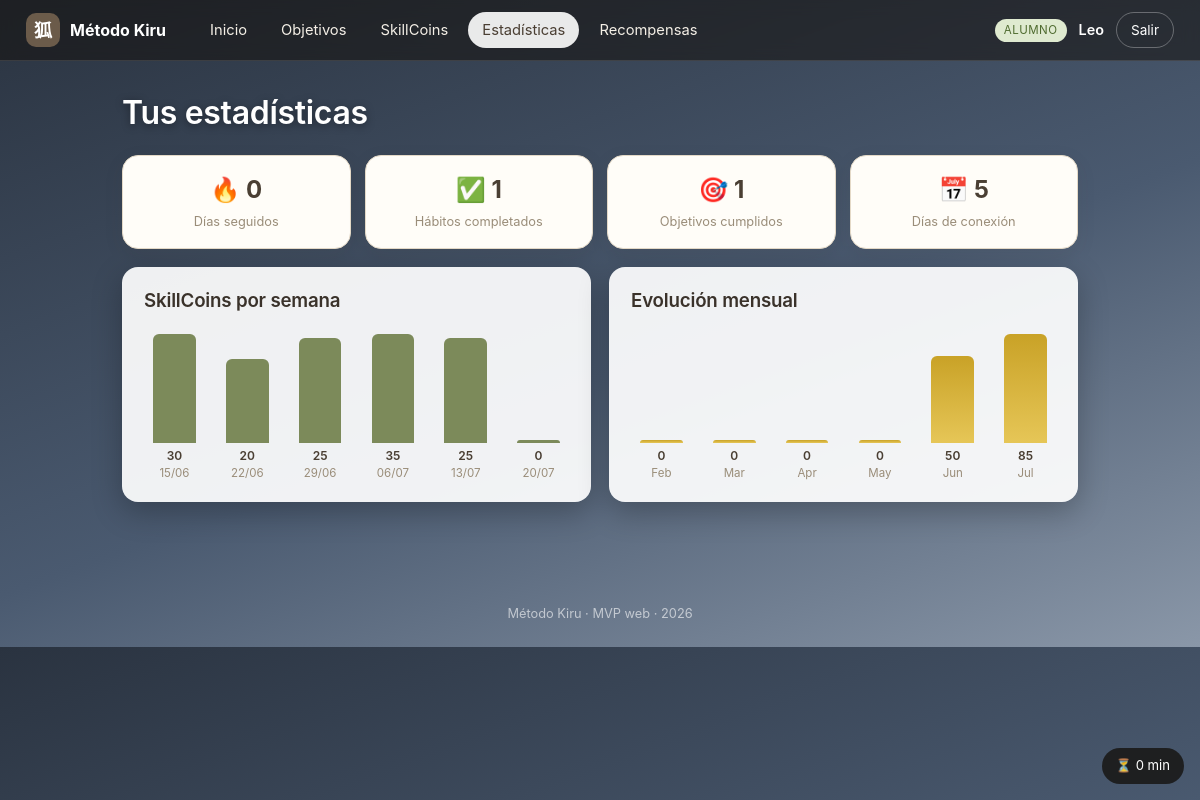
The app's page /alumno/estadisticas.php (signed in) with its own data.
### tables this page shows
CREATE TABLE `usuarios` (
  `id` int(11) NOT NULL AUTO_INCREMENT,
  `username` varchar(50) NOT NULL,
  `password_hash` varchar(255) NOT NULL,
  `rol` enum('alumno','mentor','admin') NOT NULL,
  `nombre` varchar(100) NOT NULL,
  `creado_en` timestamp NOT NULL DEFAULT current_timestamp(),
  PRIMARY KEY (`id`),
  UNIQUE KEY `username` (`username`)
);

CREATE TABLE `alumnos` (
  `id` int(11) NOT NULL AUTO_INCREMENT,
  `usuario_id` int(11) NOT NULL,
  `edad` int(11) DEFAULT NULL,
  `mentor_id` int(11) DEFAULT NULL,
  `nivel_id` int(11) DEFAULT NULL,
  `avatar` varchar(40) DEFAULT 'zorro',
  `mensaje_diario` text DEFAULT NULL,
  `tiempo_maximo` int(11) DEFAULT 30,
  `ultima_conexion` datetime DEFAULT NULL,
  PRIMARY KEY (`id`),
  KEY `usuario_id` (`usuario_id`),
  CONSTRAINT `alumnos_ibfk_1` FOREIGN KEY (`usuario_id`) REFERENCES `usuarios` (`id`) ON DELETE CASCADE
);

### includes/functions.php (called while the page is built, shortened)
<?php
require_once __DIR__ . '/../config/db.php';
function e(?string $s): string
{
    return htmlspecialchars($s ?? '', ENT_QUOTES, 'UTF-8');
}
function url(string $path = ''): string
{
    return BASE_URL . '/' . ltrim($path, '/');
}
function asset(string $path): string
{
    $full = __DIR__ . '/../' . ltrim($path, '/');
    $v = @filemtime($full) ?: 1;
    return url($path) . '?v=' . $v;
}
function current_user(): ?array
{
    $stmt = db()->prepare('SELECT * FROM usuarios WHERE id = ?');
    $stmt->execute([$_SESSION['user_id']]);
    return $stmt->fetch() ?: null;
}
function require_login(array $roles = []): array
{
    $user = current_user();
    return $user;
}
function alumno_por_usuario(int $usuarioId): ?array
{
    $stmt = db()->prepare('SELECT * FROM alumnos WHERE usuario_id = ?');
    $stmt->execute([$usuarioId]);
    return $stmt->fetch() ?: null;
}
function sc_total(int $alumnoId): int
{
    $stmt = db()->prepare('SELECT COALESCE(SUM(cantidad),0) FROM skillcoins_log WHERE alumno_id = ?');
    $stmt->execute([$alumnoId]);
    return (int) $stmt->fetchColumn();
}
function niveles_todos(): array
{
    return db()->query('SELECT * FROM niveles ORDER BY orden')->fetchAll();
}
function nivel_actual(array $alumno): array
{
    $niveles = niveles_todos();
    $total = sc_total((int) $alumno['id']);
    $actual = $niveles[0];
    foreach ($niveles as $n) {
        if ($total >= (int) $n['skillcoins_necesarias']) {
            $actual = $n;
        }
    }
    return $actual;
}
function racha_dias(int $alumnoId): int
{
    $stmt = db()->prepare('SELECT fecha FROM conexiones WHERE alumno_id = ? ORDER BY fecha DESC LIMIT 60');
    $stmt->execute([$alumnoId]);
    $fechas = array_column($stmt->fetchAll(), 'fecha');
    $racha = 0;
    $cursor = new DateTime('today');
    return $racha;
}

### config/db.php (called while the page is built, shortened)
<?php
function db(): PDO
{
    static $pdo = null;
    if ($pdo === null) {
        $dsn = 'mysql:host=' . DB_HOST . ';port=' . DB_PORT . ';dbname=' . DB_NAME . ';charset=utf8mb4';
        try {
            $pdo = new PDO($dsn, DB_USER, DB_PASS, [
                PDO::ATTR_ERRMODE            => PDO::ERRMODE_EXCEPTION,
                PDO::ATTR_DEFAULT_FETCH_MODE => PDO::FETCH_ASSOC,
                PDO::ATTR_EMULATE_PREPARES   => false,
            ]);
        } catch (PDOException $e) {
            die('<h2>Error de conexión a la base de datos.</h2>'
                . '<p>¿Has ejecutado <a href="' . BASE_URL . '/install.php">install.php</a>? '
                . '¿MySQL está encendido en XAMPP?</p>'
                . '<pre>' . htmlspecialchars($e->getMessage()) . '</pre>');
        }
    }
    return $pdo;
}

### includes/alumno_ctx.php (called while the page is built, shortened)
<?php
require_once __DIR__ . '/functions.php';
$user = require_login(['alumno']);
$alumno = alumno_por_usuario((int) $user['id']);
$alumno['nombre']   = $user['nombre'];
$alumno['username'] = $user['username'];
$nivel = nivel_actual($alumno);

### alumno/estadisticas.php (the view, shortened to what this page needs)
<?php
require_once __DIR__ . '/../includes/alumno_ctx.php';
require_once __DIR__ . '/../includes/layout.php';
$aid = (int) $alumno['id'];
$semanas = [];
for ($i = 5; $i >= 0; $i--) {
    $ini = (new DateTime("monday this week"))->modify("-$i week");
    $fin = (clone $ini)->modify('+7 days');
    $st = db()->prepare('SELECT COALESCE(SUM(cantidad),0) FROM skillcoins_log WHERE alumno_id=? AND fecha>=? AND fecha<?');
    $st->execute([$aid, $ini->format('Y-m-d'), $fin->format('Y-m-d')]);
    $semanas[] = ['lbl' => $ini->format('d/m'), 'val' => (int) $st->fetchColumn()];
}
$racha       = racha_dias($aid);
$habitosOk   = (int) db()->query("SELECT COUNT(*) FROM habitos WHERE alumno_id=$aid AND completado=1")->fetchColumn();
$objetivosOk = (int) db()->query("SELECT COUNT(*) FROM objetivos WHERE alumno_id=$aid AND completado=1")->fetchColumn();
$conexiones  = (int) db()->query("SELECT COUNT(*) FROM conexiones WHERE alumno_id=$aid")->fetchColumn();
function barras(array $datos, string $clase = ''): void
{
    $max = max(1, max(array_column($datos, 'val')));
    echo '<div class="barchart">';
    foreach ($datos as $d) {
        $h = round($d['val'] / $max * 100);
        echo '<div class="bar-col"><div class="bar ' . e($clase) . '" style="height:' . $h . '%" title="' . $d['val'] . '"></div>'
           . '<span class="bar-val">' . $d['val'] . '</span><span class="bar-lbl">' . e($d['lbl']) . '</span></div>';
    }
    echo '</div>';
}
render_header('Estadísticas', 'alumno', $mundo, nav_alumno('estadisticas'));
?>
<h1 class="page-title">Tus estadísticas</h1>
<div class="stat-row">
    <div class="stat-card"><span class="stat-num">🔥 <?= $racha ?></span><span>Días seguidos</span></div>
    <div class="stat-card"><span class="stat-num">✅ <?= $habitosOk ?></span><span>Hábitos completados</span></div>
    <div class="stat-card"><span class="stat-num">🎯 <?= $objetivosOk ?></span><span>Objetivos cumplidos</span></div>
    <div class="stat-card"><span class="stat-num">📅 <?= $conexiones ?></span><span>Días de conexión</span></div>
</div>
<div class="grid-2">
    <div class="card">
        <h3>SkillCoins por semana</h3>
        <?php barras($semanas); ?>
    </div>
    <div class="card">
        <h3>Evolución mensual</h3>
    </div>
</div>
<?php render_footer(); ?>

### includes/layout.php (shortened to what this page needs)
<?php
require_once __DIR__ . '/functions.php';
function render_header(string $titulo, string $tema = 'panel', string $mundo = '', ?array $nav = null): void
{
    $user = current_user();
    $bodyClass = $tema === 'alumno' ? 'tema-alumno mundo-' . $mundo : 'tema-panel';
    ?>
<!DOCTYPE html>
<html lang="es">
<head>
    <link rel="stylesheet" href="<?= asset('assets/css/style.css') ?>">
</head>
<body class="<?= e($bodyClass) ?>">
<header class="topbar">
    <div class="brand">
        <span class="brand-mark">狐</span>
        <span class="brand-name"><?= e(APP_NAME) ?></span>
    </div>
    <?php if ($nav): ?>
    <nav class="mainnav">
        <?php foreach ($nav as $item): ?>
            <a href="<?= url($item[1]) ?>" class="<?= !empty($item[2]) ? 'active' : '' ?>"><?= e($item[0]) ?></a>
        <?php endforeach; ?>
    </nav>
    <?php endif; ?>
    <?php if ($user): ?>
    <div class="topbar-user">
        <span class="rolechip rol-<?= e($user['rol']) ?>"><?= e(ucfirst($user['rol'])) ?></span>
        <span class="uname"><?= e($user['nombre']) ?></span>
        <a class="btn-logout" href="<?= url('logout.php') ?>">Salir</a>
    </div>
    <?php endif; ?>
</header>
<main class="wrap">
<?php
}
function render_footer(): void
{
    ?>
</main>
<footer class="foot">Método Kiru · MVP web · <?= date('Y') ?></footer>
<?php if (!empty($GLOBALS['KIRU_USO'])):
    $uso = (int) $GLOBALS['KIRU_USO']['uso'];
    $max = (int) $GLOBALS['KIRU_USO']['max'];
    $ilim = $max <= 0; ?>
    <div class="uso-chip" id="usoChip" title="Tiempo de uso de hoy">
        ⏳ <span id="usoTexto"><?= $uso ?></span><?= $ilim ? ' min' : '/' . $max . ' min' ?>
    </div>
<?php endif; ?>
</body>
</html>
<?php
}

### assets/css/style.css (style rules this page uses)
:root { --arena: #e9e0cf; --crema: #f6f1e7; --crema2: #fffdf8; --marron: #6b5b4a; --marron-osc: #4a3f33; --oliva: #7c8a5a; --dorado: #c9a227; --texto: #3a322a; --muted: #9a8d79; --linea: #e4d9c7; --sombra: 0 6px 20px rgba(74, 63, 51, .08); --radio: 16px; }
* { box-sizing: border-box; }
body { margin: 0; font-family: -apple-system, "Segoe UI", system-ui, sans-serif; color: var(--texto); background: var(--crema); line-height: 1.5; }
a { color: var(--marron); }
h1, h2, h3, h4 { margin: 0 0 .4em; font-weight: 600; letter-spacing: -.01em; }
.topbar { display: flex; align-items: center; gap: 22px; padding: 12px 26px; background: var(--crema2); border-bottom: 1px solid var(--linea); position: sticky; top: 0; z-index: 20; }
.brand { display: flex; align-items: center; gap: 10px; font-weight: 700; }
.brand-mark { width: 34px; height: 34px; display: grid; place-items: center; border-radius: 10px; background: var(--marron); color: #fff; font-size: 18px; }
.brand-name { color: var(--marron-osc); }
.mainnav { display: flex; gap: 6px; margin-left: 8px; flex-wrap: wrap; }
.mainnav a { text-decoration: none; color: var(--marron); padding: 7px 14px; border-radius: 999px; font-size: .92rem; }
.mainnav a.active { background: var(--marron); color: #fff; }
.topbar-user { margin-left: auto; display: flex; align-items: center; gap: 12px; }
.uname { font-weight: 600; font-size: .9rem; }
.rolechip { font-size: .72rem; padding: 3px 9px; border-radius: 999px; background: var(--arena); color: var(--marron-osc); text-transform: uppercase; letter-spacing: .04em; }
.rol-alumno { background: #dfead0; color: #4f6b2f; }
.btn-logout { text-decoration: none; font-size: .85rem; padding: 7px 14px; border-radius: 999px; border: 1px solid var(--linea); color: var(--marron); }
.wrap { max-width: 1080px; margin: 0 auto; padding: 28px 22px 60px; }
.page-title { margin-bottom: 18px; }
.foot { text-align: center; color: var(--muted); font-size: .8rem; padding: 24px; }
.grid-2 { display: grid; grid-template-columns: 1fr 1fr; gap: 18px; }
.card { background: var(--crema2); border: 1px solid var(--linea); border-radius: var(--radio); padding: 20px 22px; box-shadow: var(--sombra); margin-bottom: 18px; }
.stat-row { display: grid; grid-template-columns: repeat(4, 1fr); gap: 14px; margin-bottom: 18px; }
.stat-card { background: var(--crema2); border: 1px solid var(--linea); border-radius: var(--radio); padding: 16px; text-align: center; box-shadow: var(--sombra); display: flex; flex-direction: column; gap: 4px; }
.stat-num { font-size: 1.5rem; font-weight: 700; color: var(--marron-osc); }
.stat-card span:last-child { font-size: .8rem; color: var(--muted); }
.barchart { display: flex; align-items: flex-end; gap: 12px; height: 160px; padding-top: 12px; }
.bar-col { flex: 1; display: flex; flex-direction: column; align-items: center; height: 100%; justify-content: flex-end; }
.bar { width: 70%; min-height: 3px; background: var(--oliva); border-radius: 6px 6px 0 0; transition: height .5s; }
.bar.gold { background: linear-gradient(180deg, var(--dorado), #e6c657); }
.bar-val { font-size: .75rem; color: var(--marron-osc); margin-top: 4px; font-weight: 600; }
.bar-lbl { font-size: .72rem; color: var(--muted); }
.tema-alumno { color: #f4efe6; }
.tema-alumno .wrap { max-width: 1000px; }
.tema-alumno .topbar { background: rgba(20, 18, 14, .55); border-bottom: 1px solid rgba(255,255,255,.12); backdrop-filter: blur(8px); }
.tema-alumno .brand-name, .tema-alumno .uname { color: #fff; }
.tema-alumno .mainnav a { color: #f4efe6; }
.tema-alumno .mainnav a.active { background: rgba(255,255,255,.9); color: var(--marron-osc); }
.tema-alumno .btn-logout { color: #fff; border-color: rgba(255,255,255,.3); }
.tema-alumno .foot { color: rgba(255,255,255,.6); }
.tema-alumno .card { background: rgba(255,255,255,.92); color: var(--texto); border: none; box-shadow: 0 10px 30px rgba(0,0,0,.25); }
.tema-alumno .page-title { color: #fff; text-shadow: 0 2px 8px rgba(0,0,0,.4); }
.tema-alumno::before { content: ""; position: fixed; inset: 0; z-index: -2; background-size: cover; background-position: center; }
.mundo-ciudad { background: linear-gradient(160deg, #2a3340, #4a5a70 55%, #8a97a8); }
.uso-chip { position: fixed; bottom: 16px; right: 16px; z-index: 40; background: rgba(20,18,14,.8); color: #fff; padding: 8px 14px; border-radius: 999px; font-size: .82rem; }
body { overflow-x: clip; }

### records on screen
usuarios: rol "ALUMNO", nombre "Leo"
alumnos: id "1"

### other values on screen
APP_NAME "Método Kiru"
$item[0] "Inicio"
$item[0] "Objetivos"
$item[0] "SkillCoins"
$item[0] "Estadísticas"
$item[0] "Recompensas"
$racha "0"
$conexiones "5"
$d['val'] "30"
$d['lbl'] "15/06"
$d['val'] "20"
$d['lbl'] "22/06"
$d['val'] "25"
$d['lbl'] "29/06"
$d['val'] "35"
